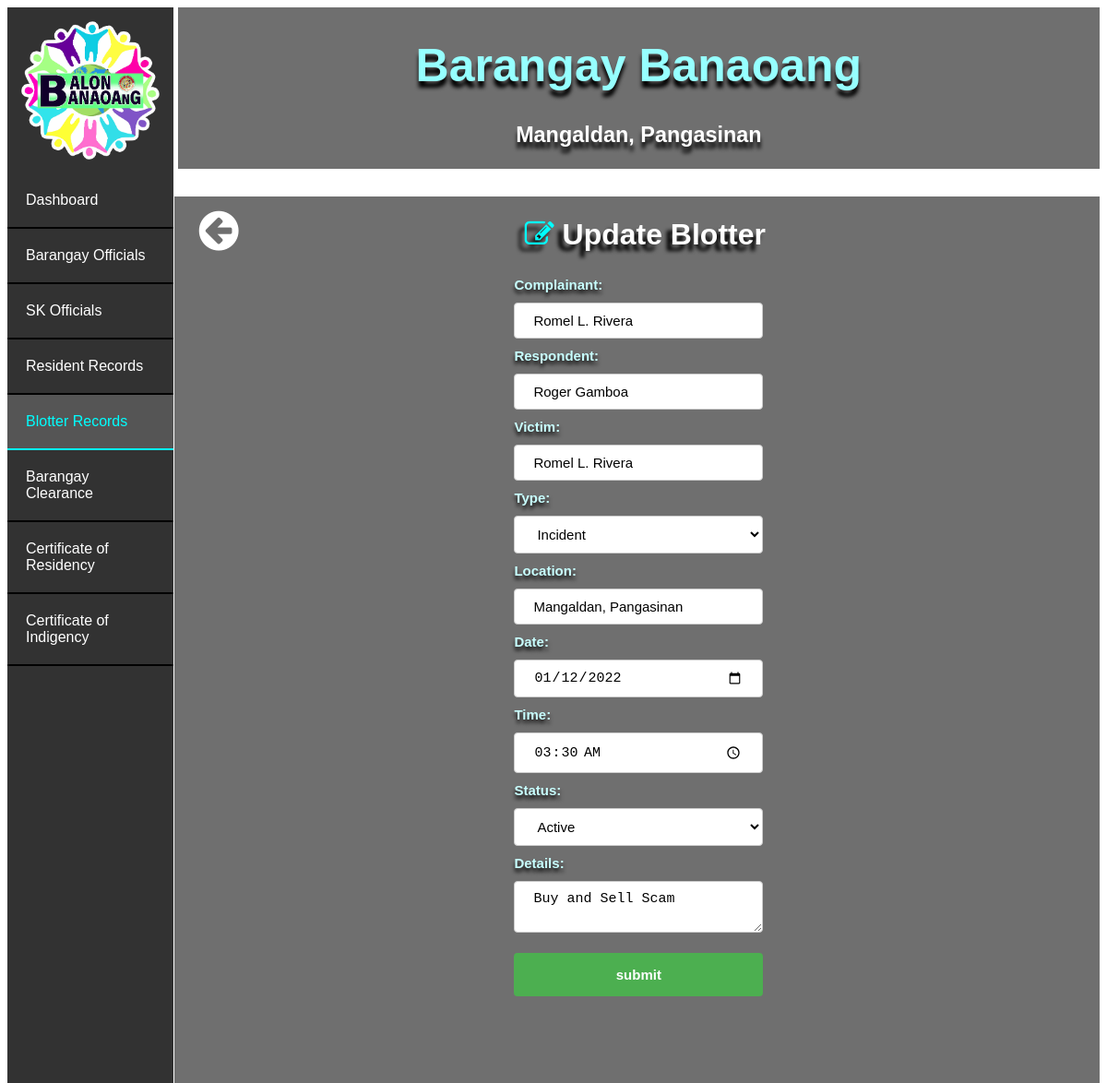
The page /edit_blotter/1 on the database its author committed.
### bis/models.py (models this page shows)
class Blotter(models.Model):
    complainant = models.CharField(max_length=30)
    respondent = models.CharField(max_length=30)
    victim = models.CharField(max_length=30)
    types = models.CharField(max_length=30)
    location = models.CharField(max_length=30)
    date = models.DateField()
    time = models.TimeField()
    status = models.CharField(max_length=30)
    details = models.CharField(max_length=30)

### bis/views.py (the view)
# urls.py: path('edit_blotter/<pk>', views.edit_blotter, name='edit_blotter'),
def edit_blotter(request, pk):
    blotter = Blotter.objects.get(pk = pk)
    return render(request, 'edit_blotters.html', { 'edit_blotter' : blotter })

### bis/templates/edit_blotters.html (shortened to what this page needs)
<!DOCTYPE html>
<html lang="en">
<head>
    {% load static %}
    <link rel="stylesheet" href="{% static 'index.css' %}">
    <link rel="stylesheet" type="text/css" href="https://maxcdn.bootstrapcdn.com/font-awesome/4.7.0/css/font-awesome.min.css">
</head>
<body>
    <div class="banr">
        <div class="bant"><h1>Barangay Banaoang</h1></div>
        <div class="bant2"><h3>Mangaldan, Pangasinan</h3></div>
    </div>
    <ul>
        <div class="logo1"></div>
        <li><a href="/index">Dashboard</a></li>
        <li><a href="/list_officials">Barangay Officials</a></li>
        <li><a href="/list_sks">SK Officials</a></li>
        <li><a href="/list_residents">Resident Records</a></li>
        <li><a class="active" href="/list_blotters">Blotter Records</a></li>
        <li><a href="list_residents_bc">Barangay Clearance</a></li>
        <li><a href="list_residents_cr">Certificate of Residency</a></li>
        <li><a href="list_residents_ci">Certificate of Indigency</a></li>
    </ul>
    <div class="cont">
        <a href="/list_blotters"><i class="fa fa-arrow-circle-left" style="margin-left: 2.5%; margin-top: 1%; float: left;"></i></a>
        <h1 class="h" style="margin-right: 5%;"><i class="fa fa-edit" style="color: cyan;"></i> Update Blotter</h1>
    <div class="conto">
    <form action="/edit_blotters/edit/{{ edit_blotter.pk }}" method="post">{% csrf_token %}
        <label for="comp">Complainant:</label>
        <input type="text" class="comp" name="complainant" value="{{ edit_blotter.complainant }}">
        <label for="res">Respondent:</label>
        <input type="text" class="res" name="respondent" value="{{ edit_blotter.respondent }}">
        <label for="vic">Victim:</label>
        <input type="text" class="vic" name="victim" value="{{ edit_blotter.victim }}">
        <label for="vstat">Type:</label>
        <select class="cstat" name="types" required>
            <option value="{{ edit_blotter.types }}">{{ edit_blotter.types }}</option>
        </select><br>
        <label for="loc">Location:</label>
        <input type="text" class="loc" name="location" value="{{ edit_blotter.location }}">
        <label for="date">Date:</label>
        <input type="date" class="bdate" name="date" value="{{ edit_blotter.date|date:'Y-m-d' }}">
        <label for="time">Time:</label>
        <input type="time" class="bdate" name="time" value="{{ edit_blotter.time|time:'h:i:s' }}">
        <label for="vstat">Status:</label>
        <select class="cstat" name="status" required>
            <option value="{{ edit_blotter.status }}">{{ edit_blotter.status }}</option>
        </select><br>
        <label for="det">Details:</label><br>
        <textarea class="det" name="details" rows="2" cols="50" placeholder="Enter Blotter or Incident here...">{{ edit_blotter.details }}</textarea>
        <input type="submit" value="submit">
      </form>
      </div></div>
</body>
</html>

### bis/static/index.css (style rules this page uses)
body { font-family: sans-serif; background-image: url("bg.jpg"); background-size: 100%; }
ul { list-style-type: none; margin: 0; padding:0; width: 15%; background-color:rgba(50, 50, 50); position: fixed; height: 100%; overflow: auto; }
li a { display: block; color:white; padding: 20px 20px; text-decoration: none; border-bottom:2px solid black; }
li a.active { background-color: #555; color: cyan; border-color: cyan; }
.logo1 { background-image: url("blogo.png"); background-repeat: no-repeat; background-size: 90%; background-position: center; padding:50%; }
.banr { float: right; background-color:rgba(50, 50, 50, 0.7); width: 84.4%; }
.bant { text-align: center; font-size: 25px; color: rgb(150, 255, 255); text-shadow: 0px 7px 4px #000000; }
.bant2 { font-size: 20px; text-align: center; color: white; text-shadow: 0px 7px 4px #000000; }
.cont { padding:2px ; margin-top: 2.5%; float: right; background-color:rgba(50, 50, 50, 0.7); width: 84.4%; overflow: auto; padding-bottom: 5%; }
.h { text-align: center; color: white; margin-right: 1.1%; text-shadow: -6px 7px 4px #000000; }
input[type=text], select { width: 90%; font-size: 15px; padding: 10px 20px; margin: 10px 5%; display: inline-block; border: 1px solid #ccc; border-radius: 4px; box-sizing: border-box; }
input[type=search], select { background-color: white; width: 67%; font-size: 15px; padding: 15px 20px; margin: 10px 5%; display: inline-block; border: 2px solid rgb(0, 0, 0); border-radius: 4px; box-sizing: border-box; color: white; }
input[type=date], select { width: 90%; font-size: 15px; padding: 10px 20px; margin: 10px 5%; display: inline-block; border: 1px solid #ccc; border-radius: 4px; box-sizing: border-box; }
input[type=time], select { width: 90%; font-size: 15px; padding: 10px 20px; margin: 10px 5%; display: inline-block; border: 1px solid #ccc; border-radius: 4px; box-sizing: border-box; cursor: pointer; }
input[type=radio], select { width: 5%; font-size: 10px; margin: 2.5px 2px; display: inline-block; border: 1px solid #ccc; box-sizing: border-box; cursor: pointer; }
.cstat { width: 90%; font-size: 15px; padding: 10px 20px; margin: 10px 5%; display: inline-block; border: 1px solid #ccc; border-radius: 4px; box-sizing: border-box; cursor: pointer; color: black; }
.det { width: 90%; font-size: 15px; padding: 10px 20px; margin: 10px 5%; display: inline-block; border: 1px solid #ccc; border-radius: 4px; box-sizing: border-box; cursor: pointer; }
input[type=submit] { width: 90%; background-color: #4CAF50; color: white; padding: 15px 20px; margin: 8px 5%; border: none; border-radius: 4px; cursor: pointer; font-size: 15px; font-weight: bold; }
label { text-shadow: 0px 4px 4px #000000; font-weight: bold; margin-left: 5%; font-size: 15px; color: rgb(200, 255, 255); }
.conto { margin-top: 2.5%; margin-bottom: 2.5%; padding: 2px; margin-left: 35%; width: 30%; }

### bis/templates/edit_blotters.html (style rules this page uses)
.fa-arrow-circle-left { font-size: 50px; color:white; }

### rows shown on the page
Blotter: complainant "Romel L. Rivera", respondent "Roger Gamboa", victim "Romel L. Rivera", types "Incident", location "Mangaldan, Pangasinan", date "01/12/2022", time "03:30:00", status "Active", details "Buy and Sell Scam"
